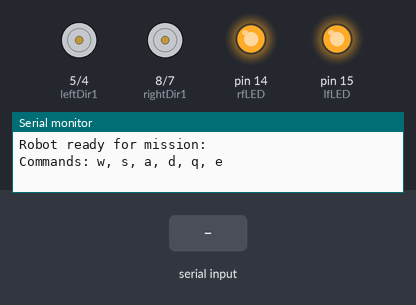
Simulated run of this sketch. Board: Arduino Uno, built with avr-gcc and run on an emulated ATmega328P. On the bench: motor-driver pin pairs drawn as motors (green arrow = first pin HIGH = forward, orange = second pin HIGH = backward, longer = more drive, scaled by the enable pin), output pins drawn as LEDs (lit = HIGH), the last lines printed to the serial monitor. The inputs (shaded band) are chosen by the test bench.

Above: at 1.2 s.
1.3 s: "a" received over Serial
At 3.7 s:
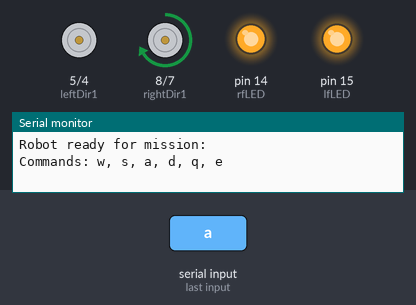
4.3 s: "d" received over Serial
At 6.7 s:
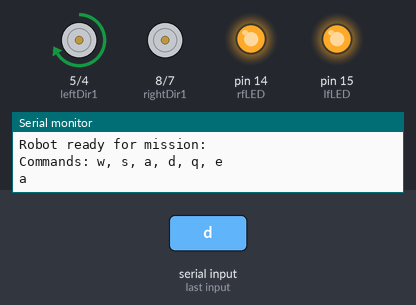
7.3 s: "q" received over Serial
At 9.7 s:
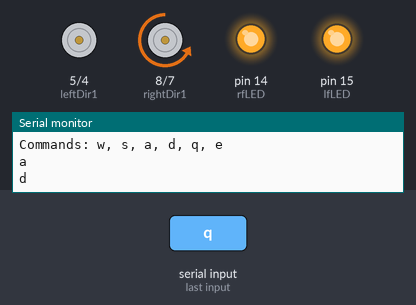
10.3 s: "e" received over Serial
At 12.7 s:
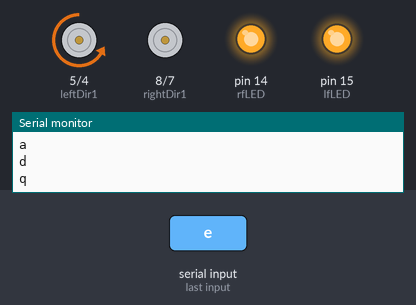
13.3 s: "w" received over Serial
16.3 s: "s" received over Serial
Timing chart, 0 to 22.3 s (numbered marks = the images above; inputs shaded):
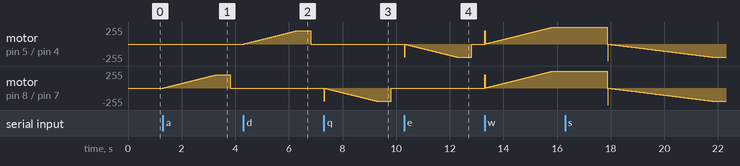

The sketch:

Tankbot1.ino
```cpp
/*
 * Control Tank motors with TB6612FNG Motor Driver.
 *
 *    +5V                           +5V
 *     |                             |
 *   R 10K                         R 10K
 *     |                             |
 *    D3   D5   D4   +5V  D8   D7   D9   GND
 *     |    |    |    |    |    |    |    |
 * +---+----+----+----+----+----+----+----+---+
 * |   A    A    A    S    B    B    B    D   |
 * |   M    l    l    T    l    l    M    N   |
 * |   W    n    n    B    n    n    W    G   |
 * |   P    1    2    Y    1    2    P        |
 * |                                          |
 * |             TB6612FNG                    |
 * |                                          |
 * |             1    2    1    2             |
 * |             t    t    t    t    T        |
 * |   D    C    u    u    u    u    O    D   |
 * |   N    C    O    O    O    O    M    N   |
 * |   G    V    A    A    B    B    V    G   |
 * +---+----+----+----+----+----+----+----+---+
 *     |    |    |    |    |    |    |    |
 *     |    |    |    |    |    |    |    |
 *    GND  +5V  (+)  (-)  (+)  (-)  +9V  GND
 *              Motor A   Motor B   Battery
 *
 *  Use Serial port to send commands to Arduino and move the tank.
 */

// Motor A
#define leftSpeedPin    3   // Left motor speed control, to PWM_A
#define leftDir1        5   // Left motor direction 1, to AIn1
#define leftDir2        4   // Left motor direction 2, to AIn2

// Motor B
#define rightDir1        8  // Right motor direction 1, to BIn1
#define rightDir2        7 // Right motor direction 2, to BIn2
#define rightSpeedPin    9  // Right motor speed control, to PWM_B

// LEDs
#define lfLED 15
#define rfLED 14


// setup

void setup()
{
  int motorSpeed;                   // From 0->255, slow->fast.

  // Set motor direction pins as outputs.
  pinMode(leftDir1, OUTPUT);
  pinMode(leftDir2, OUTPUT);
  pinMode(rightDir1, OUTPUT);
  pinMode(rightDir2, OUTPUT);

  // LEDs
  pinMode(lfLED, OUTPUT);
  pinMode(rfLED, OUTPUT);

  // Serial
  Serial.begin(9600);
  Serial.println("Robot ready for mission:");
  Serial.println("Commands: w, s, a, d, q, e");

  // Turn the light on.
  digitalWrite(lfLED, HIGH);
  digitalWrite(rfLED, HIGH);

}

// Loop all day long...

void loop()
{
  // Listen for incoming messages
  if (Serial.available() > 0 )  {

    char command = Serial.read();

    if (command == 'w' || command == 'a' || command == 'd') {
      forward(command,200,2000);
    }

    if (command == 's' || command == 'q' || command == 'e') {
      backward(command,200,2000);
    }

    // Debug
    Serial.println(command);
  }
}

/* *********************************************************
 *
 * Functions
 *
 * *********************************************************/


/*
 * Function: Rotate the robot
 * @param int dec
 *
 *        (360)
 *   (315)  |  (45)
 *  (270) - x - (90)
 *   (225)  |  (135)
 *        (180)
 */

void rotate(int dec) {

  switch ( dec ) {
    case 360:
      rotateLeft(2500);
      break;
    case 45:
     rotateLeft(500);
     break;
    case 90:
      rotateLeft(800);
      break;
    case 135:
      rotateLeft(1200);
      break;
    case 180:
      rotateLeft(1300);
      break;
    case 255:
      rotateLeft(1600);
      break;
    case 270:
      rotateLeft(1800);
      break;
    case 315:
      rotateLeft(2000);
      break;
    default:
      // do nothing
      break;
  }

}

/*
 * Function: Rotate robot left
 * @param: int x
 *
 */

void rotateLeft(int x) {

  // Left side go forward
  digitalWrite(leftSpeedPin, HIGH);
  digitalWrite(leftDir1, HIGH);
  digitalWrite(leftDir2, LOW);

  // Right side go backward
  digitalWrite(rightSpeedPin, HIGH);
  digitalWrite(rightDir1, LOW);
  digitalWrite(rightDir2, HIGH);

  delay(x);

  // Stop all motors and wait for next command.
  digitalWrite(leftSpeedPin, LOW);
  digitalWrite(leftDir1, LOW);
  digitalWrite(rightSpeedPin, LOW);
  digitalWrite(rightDir2, LOW);

}

/*
 * Function: Move the robot forward
 * @param: char motor
 * @param: int motorSpeed
 * @param: int distance
 *
 */

void forward(char motor, int motorSpeed, int distance) {

  // Counter for the speed.
  int current;

  // Turn the right motor forward.
  if (motor == 'd') {

    digitalWrite(leftSpeedPin, HIGH);
    digitalWrite(leftDir1, HIGH);
    digitalWrite(leftDir2, LOW);

    // Move the motor step by step.
    for (current = 0; current <= motorSpeed; current++)
    {
      analogWrite(leftSpeedPin, current);
      delay(10); // Delay
    }

    delay(distance/4);

    digitalWrite(leftSpeedPin, LOW);
    digitalWrite(leftDir1, LOW);

  }

  // Turn the left motoro forward.
  if (motor == 'a') {

    digitalWrite(rightSpeedPin, HIGH);
    digitalWrite(rightDir1, HIGH);
    digitalWrite(rightDir2, LOW);

    for (current = 0; current <= motorSpeed; current++)
    {
      analogWrite(rightSpeedPin, current);
      delay(10);
    }

    delay(distance/4);

    digitalWrite(rightSpeedPin, LOW);
    digitalWrite(rightDir1, LOW);

  }

  // Turn left and right motor forward.
  if (motor == 'w') {

    digitalWrite(leftSpeedPin, HIGH);
    digitalWrite(leftDir1, HIGH);
    digitalWrite(leftDir2, LOW);

    digitalWrite(rightSpeedPin, HIGH);
    digitalWrite(rightDir1, HIGH);
    digitalWrite(rightDir2, LOW);


    for (current = 0; current <= 255; current++)
    {
      analogWrite(leftSpeedPin, current);
      analogWrite(rightSpeedPin, current);
      delay(10);
    }
    delay(distance);

    digitalWrite(leftSpeedPin, LOW);
    digitalWrite(leftDir1, LOW);

    digitalWrite(rightSpeedPin, LOW);
    digitalWrite(rightDir1, LOW);

  }

}

/*
 * Function: Move the robot backward
 * @param: char motor
 * @param: int motorSpeed
 * @param: int distance
 *
 */

void backward(char motor, int motorSpeed, int distance) {

  int current;

  // Move the left motor backward
  if (motor == 'e') {

    digitalWrite(leftSpeedPin, HIGH);
    digitalWrite(leftDir1, LOW);
    digitalWrite(leftDir2, HIGH);

    for (current = 0; current <= motorSpeed; current++)
    {
      analogWrite(leftSpeedPin, current);
      delay(10);
    }

    delay(distance/4);

    digitalWrite(leftSpeedPin, LOW);
    digitalWrite(leftDir2, LOW);

  }

  // Move the right motor backward.
  if (motor == 'q') {

    digitalWrite(rightSpeedPin, HIGH);
    digitalWrite(rightDir1, LOW);
    digitalWrite(rightDir2, HIGH);

    for (current = 0; current <= motorSpeed; current++)
    {
      analogWrite(rightSpeedPin, current);
      delay(10);
    }

    delay(distance/4);

    digitalWrite(rightSpeedPin, LOW);
    digitalWrite(rightDir2, LOW);

  }

  // Move the left and right motor backward.
  if (motor == 's') {

    digitalWrite(leftSpeedPin, HIGH);
    digitalWrite(leftDir1, LOW);
    digitalWrite(leftDir2, HIGH);

    digitalWrite(rightSpeedPin, HIGH);
    digitalWrite(rightDir1, LOW);
    digitalWrite(rightDir2, HIGH);

    for (current = 0; current <= motorSpeed; current++)
    {
      analogWrite(leftSpeedPin, current);
      analogWrite(rightSpeedPin, current);
      delay(20);
    }
    delay(distance);

    digitalWrite(leftSpeedPin, LOW);
    digitalWrite(leftDir2, LOW);

    digitalWrite(rightSpeedPin, LOW);
    digitalWrite(rightDir2, LOW);

  }

}
```

Measured:
- after the input at 1.3 s, motor on pin 8 (rightDir1) / pin 7 (rightDir2): rises from stopped to forward 200/255 in 2.0 s, then falls to stopped in 0.51 s
- after the input at 4.3 s, motor on pin 5 (leftDir1) / pin 4 (leftDir2): rises from stopped to forward 200/255 in 2.0 s, then falls to stopped in 0.51 s
- after the input at 7.3 s, motor on pin 8 (rightDir1) / pin 7 (rightDir2): ramps from stopped to backward 200/255 and jumps back, once every 2.5 s
- after the input at 10.3 s, motor on pin 5 (leftDir1) / pin 4 (leftDir2): ramps from stopped to backward 200/255 and jumps back, once every 2.5 s
